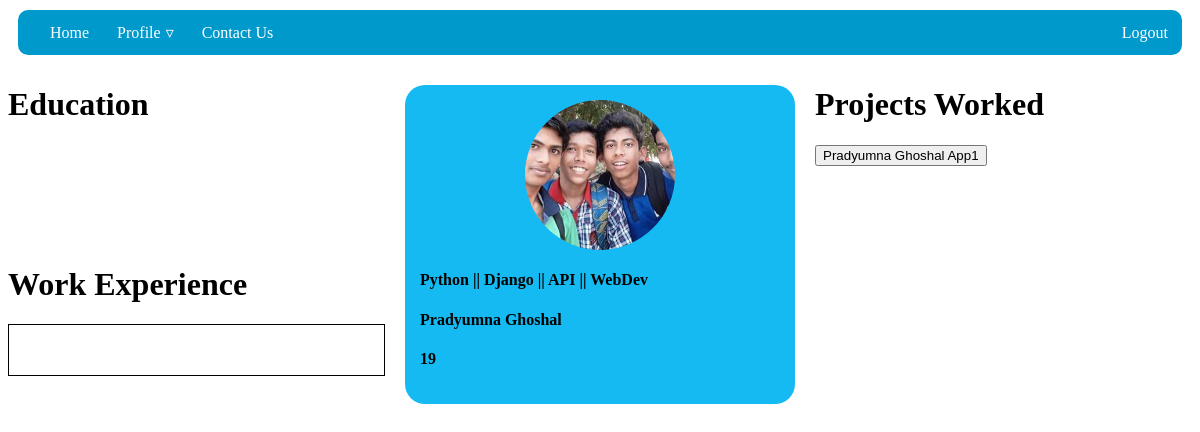
Page /profile/pradyumna/ (signed in) on the earlier database version.
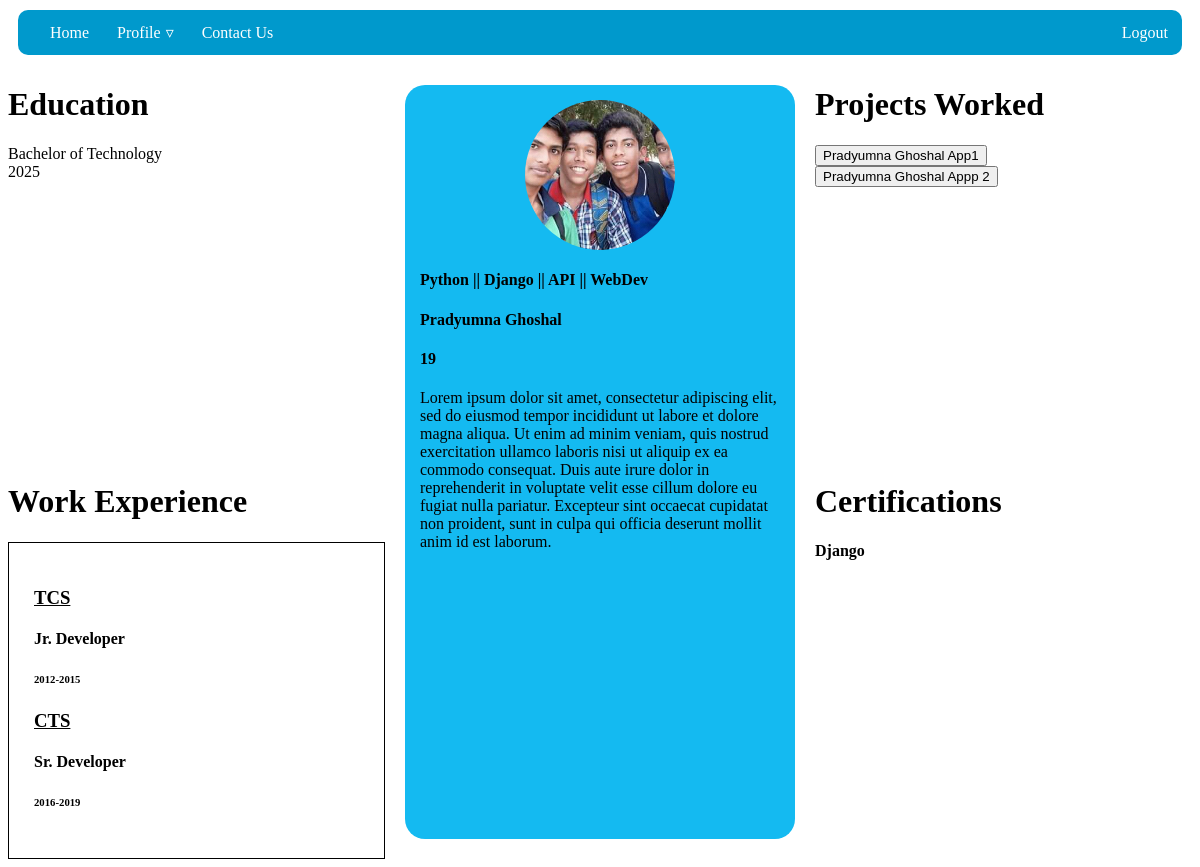
Same page on the later database version.
### prof_details/models.py (models this page shows, shortened)
class Profile(models.Model):
    user = models.OneToOneField(User, on_delete=models.CASCADE)
    headline = models.TextField(max_length=50, null=True, blank=True)
    avatar = models.ImageField(upload_to='avatar/', default='avatar.png',null=True, blank=True)
    bio = models.TextField(max_length=500, null=True, blank=True)
    gender = models.CharField(choices=[('m','Male'),('f','Female')], max_length=1, null=True, blank=True)
    age = models.IntegerField(validators=[MinValueValidator(18),], null=True, blank=True)

class Academics(models.Model):
    profile = models.ForeignKey(Profile, on_delete=models.CASCADE)
    degree = models.CharField(max_length=50, null=True, blank=True)
    year_of_completion = models.IntegerField(choices=[(r,r) for r in range(1950,datetime.date.today().year+10)],
                                             default=datetime.date.today().year, null=True, blank=True)
    def __str__(self):
        if self.degree:
            return self.degree
        else :
            return self.profile.user

class WorkExperiences(models.Model):
    user = models.ForeignKey(User, on_delete=models.CASCADE)
    organization_name = models.CharField(max_length=50, null=True, blank=True)
    designation = models.CharField(max_length=30, null=True, blank=True)
    year_joined = models.IntegerField(choices=[(r,r) for r in range(1950,datetime.date.today().year)],
                                             default=datetime.date.today().year-10, null=True, blank=True)
    year_left = models.IntegerField(choices=[(r,r) for r in range(1950,datetime.date.today().year)],
                                             default=datetime.date.today().year-1, null=True, blank=True)

class Certifications(models.Model):
    user = models.ForeignKey(User, on_delete=models.CASCADE)
    title =  models.CharField(max_length=20, null=True, blank=True)
    certifications = models.FileField(upload_to='certifications/' ,null=True, blank=True)

### base/models.py (models this page shows)
class User(AbstractUser):
    USERNAME_FIELD='username'
    def __str__(self):
        if super().first_name:
            return super().get_full_name()
        else:
            return super().username

class Milestones(models.Model):
    user = models.ForeignKey(User, on_delete=models.CASCADE)
    title =  models.CharField(max_length=20, null=True, blank=True)
    description = models.TextField(max_length=1000, null=True, blank=True)
    project_or_repository_link = models.URLField(null=True, blank=True)
    acknowledgement = models.ImageField(upload_to='acknowledment/', null=True, blank=True)
    project = models.ImageField(upload_to='project_images/', null=True, blank=True)
    def __str__(self):
        return self.user.get_full_name() + ' '+  self.title

### prof_details/views.py (the view)
# urls.py: path('profile/<str:username>/', login_required(views.ProfileView.as_view(),login_url='login'), name='profile'),
class ProfileView(View):
    def get(self, request, *args, **kwargs):
        username = request.user.username
        page = 'ViewProfile'
        context = {'page':page}
        try:
            profile = Profile.objects.get(user=request.user)
            context.update({'profile': profile})
        except:
            messages.error(request,'Havent set up a profile yet')
        try:
            academics = Academics.objects.filter(profile=profile)
            context.update({'academics':academics})
        except:
            pass
        try:
            milestones = Milestones.objects.filter(user=request.user)
            context.update({'milestones':milestones})
        except:
            pass
        try:
            certif = Certifications.objects.filter(user=request.user).values()
            context.update({'certifications':certif})
        except:
            pass
        try:
            workex = WorkExperiences.objects.filter(user=request.user)
            context.update({'workexperience':workex})
        except:
            pass
        return render(request,'prof_details/profile.html', context)

### prof_details/templates/prof_details/profile.html
{% extends 'main.html' %}
{% block content %}
{% if page == 'edit' %}
    <div class="profile-edit">
        <div class="left">
            <h1>Edit your Profile</h1>
            <img src="{{profile.avatar.url}}" width="120"/>
            <br>
            <form action="" method="POST">
                {% csrf_token %}
                {{form.as_p}}
                <input type="submit" value="Save" class="btn">
            </form>
        </div>
        <div class="right">
            <ul>
                <li><a href="?r=profile">Profile</a></li>
                <li><a href="?r=certification">Certifications</a></li>
                <li><a href="?r=academics">Academics</a></li>
                <li><a href="?r=experience">Experience</a></li>
                <li><a href="?r=projects">Projects</a></li>
            </ul>
        </div>
    </div>
{% elif page == 'ViewProfile' %}
    <div class="profilecontainer">
        <div id="profile-left">
            <div>
                <h1>
                    Education
                </h1>
                {% if academics %}
                {% for p in academics %}
                    {% if p is not None %}
                        {{p}}
                        <br>
                    {% endif %}
                    {{p.year_of_completion}}
                {% endfor %}
                {% endif %}
            </div>
            <div>
                <h1>Work Experience</h1>
                <div class="work-block">
                    {% if workexperience %}
                        {% for w in workexperience %}
                            <u><h3>{{w.organization_name}}</h3></u>
                            <h4>{{w.designation}}</h4>
                            <h6>{{w.year_joined}}-{{w.year_left}}</h6>
                        {% endfor %}
                    {% endif %}
                </div>
            </div>
        </div>
        <div class="profile">
                <img id="profile-avatar" src="{{profile.avatar.url}}" width="120"/>
            <div class="profile-data">
                <h4 class="profile-data">{{profile.headline}}</h4>
                <h4 class="profile-data">{{profile.user}}</h4>
                <h4 class="profile-data">{{profile.age}}</h4>
                <p class="profile-data">{{profile.bio}}</p>
            </div>
        </div>
        <div id="profile-right">
            <div>
                <h1>Projects Worked</h1>
                {% for m in milestones %}
                    <a href="{% url 'milestone' m.id %}">
                        <button>
                            {{m}}
                        </button>
                        <br>
                    </a>
                {% endfor %}
            </div>
            <div>
                {% if certifications %}
                    <h1>Certifications</h1>
                    {% for cer in certifications %}
                        <h4>{{cer.title}}</h4>
                    {% endfor %}
                {% endif %}
            </div>
        </div>
    </div>
{% endif %}
{% endblock content %}

### Templates/main.html (shortened to what this page needs)
{% include 'navbar.html' %}
{% load static %}
<!DOCTYPE html>
<html lang="en">
<head>
    <link rel="stylesheet" href="{% static 'style/main.css'%}">
</head>
<body>
</body>
</html>
{% block content %}
{% endblock content %}

### Templates/navbar.html (shortened to what this page needs)
{% load static %}
<nav id='menu'>
    <ul>
      <li><a href='{% url "home" %}'>Home</a></li>
      {% if request.user.is_authenticated %}
        <li><a class='dropdown-arrow' href="{% url 'profile' request.user.username %}">Profile</a>
      </li>
      {% endif %}
      <li><a href="">Contact Us</a></li>
    <div class="login-logout" >
        {% if request.user.is_authenticated %}
            <li><a href="{% url 'logout' %}">Logout</a></li>
        {% else %}
            <li><a href="{% url 'login' %}">Login</a></li>
        {% endif %}
    </div>
    </ul>
  </nav>

### static/style/main.css (style rules this page uses)
.profile { display: block; margin-left: auto; margin-right: auto; width: 360px; background-color: #14baf1; border-radius: 20px; padding: 15px; margin: 20px; }
#profile-avatar { display: block; margin-left: auto; margin-right: auto; width: 150px; height: 150px; object-fit: cover; border-radius: 50%; border-width: 5px; }
.profilecontainer { display: grid; grid-template-columns: 1fr 1fr 1fr; }
#profile-right, #profile-left { display: grid; grid-template-rows: 1fr 1fr ; }
.work-block { display: block; border: 1px solid black; padding: 25px; width: auto; }
#menu { background: #0099CC; color: #FFF; height: 45px; margin: 10px; padding-left: 18px; border-radius: 10px; }
#menu ul, #menu li { margin: 0 auto; padding: 0; list-style: none }
#menu ul { width: 100%; }
#menu li { float: left; display: inline; position: relative; }
#menu a { display: block; line-height: 45px; padding: 0 14px; text-decoration: none; color: #FFFFFF; font-size: 16px; }
#menu a.dropdown-arrow:after { content: "\25BF"; margin-left: 5px; }
.login-logout { float: right; }

Differences in the rows shown:
added Academics: degree "Bachelor of Technology", year_of_completion "2025"
added WorkExperiences: organization_name "TCS", designation "Jr. Developer", year_joined "2012", year_left "2015"
added WorkExperiences: organization_name "CTS", designation "Sr. Developer", year_joined "2016", year_left "2019"
changed Profile "Python || Django || API || WebDev": bio (not shown) → "Lorem ipsum dolor sit amet, consectetur adipiscing elit, sed do eiusmod tempor incididunt ut labore et dolore magna aliqua. Ut enim ad minim veniam, quis nostrud exercitation ullamco laboris nisi ut aliquip ex ea commodo consequat. Duis aute irure dolor in reprehenderit in voluptate velit esse cillum dolore eu fugiat nulla pariatur. Excepteur sint occaecat cupidatat non proident, sunt in culpa qui officia deserunt mollit anim id est laborum."
added Milestones: user+title "Pradyumna Ghoshal Appp 2"
added Certifications: title "Django"
Other differences:
text now shown: "Certifications"
